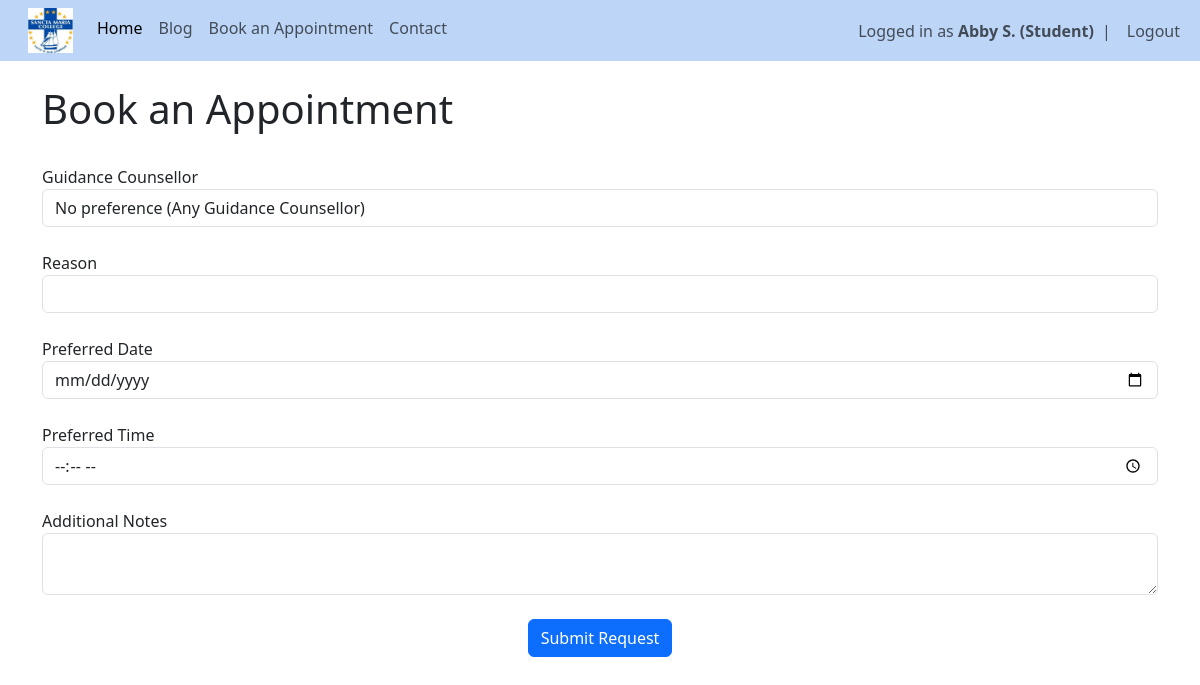
The app's page /book-appointment (signed in) with its own data.
### website/models.py (models this page shows)
class User(db.Model, UserMixin):
    id = db.Column(db.Integer, primary_key=True)
    email = db.Column(db.String(150), unique=True)
    fname = db.Column(db.String(20))
    lname = db.Column(db.String(20))
    username = db.Column(db.String(150), unique=True)
    role = db.Column(db.String(150))
    password = db.Column(db.String(150))
    date_created = db.Column(db.DateTime(timezone=True), default=func.now())
    posts = db.relationship('Post', backref='user', passive_deletes=True)
    comments = db.relationship('Comment', backref='user', passive_deletes=True)
    likes = db.relationship('Like', backref='user', passive_deletes=True)
    appointments = db.relationship('Appointment', foreign_keys='Appointment.counsellor_id', backref='counsellor')

### website/views.py (the view, shortened to what this page needs)
@views.route("/book-appointment", methods=["GET", "POST"])
@login_required
def book_appointment():
    counsellors = User.query.filter_by(role="Guidance Counsellor").all()
    return render_template("book_appointment.html", user=current_user, counsellors=counsellors)

### website/__init__.py (called while the page is built)
def create_app():
    app = Flask(__name__)
    app.config['SECRET_KEY'] = "DQiAlMIU5u5eeLDw4KPMHx4d"
    app.config['SQLALCHEMY_DATABASE_URI'] = f'sqlite:///{DB_NAME}'
    db.init_app(app)
    from .views import views
    from .auth import auth
    app.register_blueprint(views, url_prefix="/")
    app.register_blueprint(auth, url_prefix="/")
    from .models import User, Post
    with app.app_context():
        db.create_all()
    login_manager = LoginManager()
    login_manager.login_view = "auth.login"
    login_manager.init_app(app)
    @login_manager.user_loader
    def load_user(id):
        return User.query.get(int(id))
    return app

### website/templates/book_appointment.html (shortened to what this page needs)
{% extends "template.html" %} {% block title %} Book an Appointment {% endblock %}
{% block content %}
<br/>
<h1>{% block header %} Book an Appointment {% endblock %}</h1>
<br/>
<form method="POST">
    <label for="counsellor_id">Guidance Counsellor</label>
    <select id="counsellor_id" name="counsellor_id" class="form-control" required>
        <option value="any">No preference (Any Guidance Counsellor)</option>
    </select>
    <br/>
    <label>Reason</label>
    <input type="text" name="reason" class="form-control" required>
    <br/>
    <label>Preferred Date</label>
    <input type="date" name="preferred_date" class="form-control" required>
    <br/>
    <label>Preferred Time</label>
    <input type="time" name="preferred_time" class="form-control" required>
    <br/>
    <label>Additional Notes</label>
    <textarea name="notes" class="form-control"></textarea>
    <br/>
    <div align="center">
        <button class="btn btn-primary" type="submit">Submit Request</button>
    </div>
</form>
{% endblock %}

### website/templates/template.html (shortened to what this page needs)
<!DOCTYPE html>
<html>
    <head>
        <link href="https://cdn.jsdelivr.net/npm/bootstrap@5.3.8/dist/css/bootstrap.min.css" rel="stylesheet">
        <link rel="stylesheet" type="text/css" href="{{ url_for('static', filename='main.css') }}">
    </head>
    <body>
        <nav class="navbar navbar-expand-lg">
            <div class="container-fluid">
              <div class="collapse navbar-collapse" id="navbarSupportedContent">
                <ul class="navbar-nav me-auto mb-2 mb-lg-0">
                  <li class="nav-item">
                      <a class="navbar-brand" href="/home">
                          <img src="{{ url_for('static', filename='img/schoollogo.jpg') }}" width="45px" height="45px">
                      </a>
                  </li>
                  <li class="nav-item">
                      <a class="nav-link active" href="/home">Home</a>
                  </li>
                  {% if user.is_authenticated %}
                  <li class="nav-item">
                    <a class="nav-link" href="/blog">Blog</a>
                  </li>
                  <li class="nav-item">
                      <a class="nav-link" href="/book-appointment">Book an Appointment</a>
                  </li>
                  {% endif %}
                  <li class="nav-item">
                      <a class="nav-link" href="/contact">Contact</a>
                  </li>
                </ul>
                <ul class="navbar-nav ms-auto align-items-center">
                {% if user.is_authenticated %}
                <li class="nav-item">
                    <span class="navbar-text">
                        Logged in as <strong>{{ user.fname }} {{ user.lname[0] }}. ({{ user.role }})</strong>
                    </span>
                </li>
                <li class="nav-item mx-2">
                    <span class="navbar-text">|</span>
                </li>
                <li class="nav-item">
                    <a class="nav-link py-0" href="/logout">Logout</a>
                </li>
                {% endif %}
                </ul>
              </div>
            </div>
          </nav>
        <div class="container">{% block content %} {% endblock %}</div>
      </body>
</html>

### website/static/main.css (style rules this page uses)
nav { background-color: #bdd6f7; }

### records on screen
User: fname "Abby", lname "S", role "Student"
